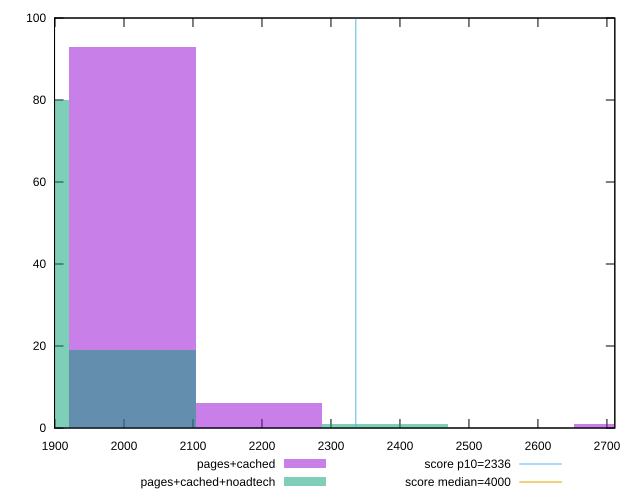

gnuplot code for this plot:
reset

$pagesCached <<EOF
2744.2480198478825 1
2195.398415878306 6
2012.4485478884471 93
EOF

$pagesCachedNoadtech <<EOF
2378.348283868165 1
2012.4485478884471 19
1829.4986798985883 80
EOF

set key outside below
set boxwidth 182.94986798985883
set xrange [1899.3210000000001:2711.433]
set yrange [0:100]
set trange [0:100]
set style fill transparent solid 0.5 noborder

set parametric
set terminal svg size 640, 500 enhanced background rgb 'white'
set output "report_0_00242021-02-20T12:25:28.543Z/first-contentful-paint/comparison/histogram/1_vs_2.svg"

plot $pagesCached title "pages+cached" with boxes, \
     $pagesCachedNoadtech title "pages+cached+noadtech" with boxes, \
     2336,t title "score p10=2336", \
     4000,t title "score median=4000"

reset
